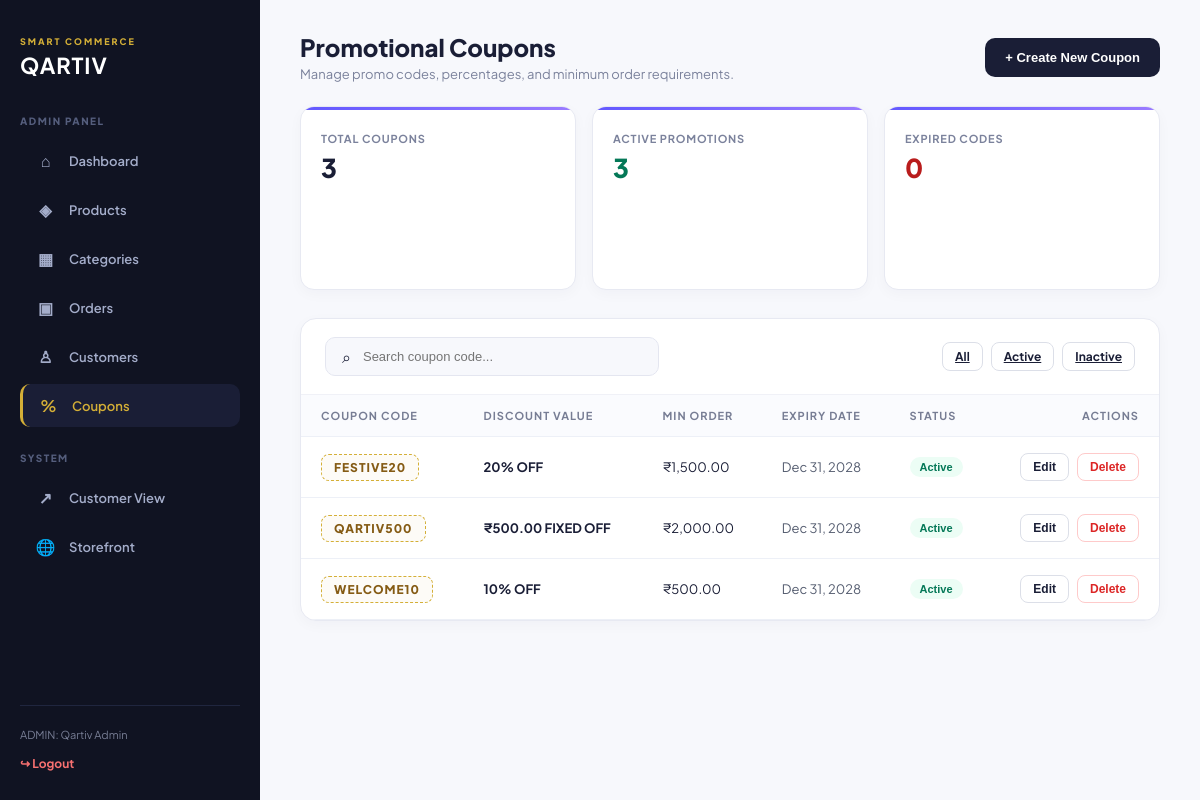
Page /admin/coupons.php (signed in) on the committed database.
### tables this page shows
CREATE TABLE `coupons` (
  `id` int NOT NULL AUTO_INCREMENT,
  `code` varchar(50) NOT NULL,
  `discount_type` enum('percentage','fixed') NOT NULL,
  `discount_value` decimal(10,2) NOT NULL,
  `minimum_amount` decimal(10,2) DEFAULT '0.00',
  `expiry_date` date DEFAULT NULL,
  `status` enum('active','inactive') DEFAULT 'active',
  `created_at` timestamp NULL DEFAULT CURRENT_TIMESTAMP,
  PRIMARY KEY (`id`),
  UNIQUE KEY `code` (`code`)
);

### admin/coupons.php (the view, shortened to what this page needs)
<?php
require_once "../config/db.php";
$adminName = $_SESSION["user_name"] ?? "Admin";
$search = trim($_GET["search"] ?? "");
$sql = "SELECT * FROM coupons WHERE 1=1";
$sql .= " ORDER BY id DESC";
$stmt = $conn->prepare($sql);
$stmt->execute();
$coupons = $stmt->get_result()->fetch_all(MYSQLI_ASSOC);
$totalCoupons = (int)$conn->query("SELECT COUNT(*) AS c FROM coupons")->fetch_assoc()["c"];
$activeCoupons = (int)$conn->query("SELECT COUNT(*) AS c FROM coupons WHERE status = 'active' AND (expiry_date IS NULL OR expiry_date >= CURDATE())")->fetch_assoc()["c"];
$expiredCoupons = (int)$conn->query("SELECT COUNT(*) AS c FROM coupons WHERE expiry_date IS NOT NULL AND expiry_date < CURDATE()")->fetch_assoc()["c"];
?>
<!DOCTYPE html>
<html lang="en">
<head>
    <link rel="stylesheet" href="../assets/css/style.css">
</head>
<body>
<div class="admin-layout">
    <aside class="admin-sidebar">
        <div class="admin-brand">
            <small>SMART COMMERCE</small>
            <strong>QARTIV</strong>
        </div>
        <nav class="admin-nav">
            <div class="nav-title">ADMIN PANEL</div>
            <a href="dashboard.php"><span class="nav-icon">⌂</span> Dashboard</a>
            <a href="products.php"><span class="nav-icon">◈</span> Products</a>
            <a href="categories.php"><span class="nav-icon">▦</span> Categories</a>
            <a href="orders.php"><span class="nav-icon">▣</span> Orders</a>
            <a href="customers.php"><span class="nav-icon">♙</span> Customers</a>
            <a href="coupons.php" class="active"><span class="nav-icon">%</span> Coupons</a>
            <div class="nav-title" style="margin-top:25px;">SYSTEM</div>
            <a href="../customer/dashboard.php"><span class="nav-icon">↗</span> Customer View</a>
            <a href="../index.php"><span class="nav-icon">🌐</span> Storefront</a>
        </nav>
        <div style="margin-top:auto;border-top:1px solid #20263f;padding-top:16px;">
            <small style="color:#777d94;font-size:11px;">ADMIN: <?php echo htmlspecialchars($adminName); ?></small>
            <div style="margin-top:8px;"><a href="../auth/logout.php" style="color:#f87171;text-decoration:none;font-size:12px;font-weight:700;">↪ Logout</a></div>
        </div>
    </aside>
    <main class="admin-main">
        <div class="top-row">
            <div>
                <h1>Promotional Coupons</h1>
                <p style="margin:4px 0 0;color:#7b829c;font-size:13px;">Manage promo codes, percentages, and minimum order requirements.</p>
            </div>
            <button class="btn-add-primary" onclick="openAddModal()">+ Create New Coupon</button>
        </div>
        <div class="stats-grid">
            <div class="stat-card">
                <div class="stat-label">Total Coupons</div>
                <div class="stat-val"><?php echo $totalCoupons; ?></div>
            </div>
            <div class="stat-card">
                <div class="stat-label">Active Promotions</div>
                <div class="stat-val" style="color:#047857;"><?php echo $activeCoupons; ?></div>
            </div>
            <div class="stat-card">
                <div class="stat-label">Expired Codes</div>
                <div class="stat-val" style="color:#b91c1c;"><?php echo $expiredCoupons; ?></div>
            </div>
        </div>
        <div class="panel-card">
            <div class="filter-row">
                <form method="GET" class="search-box">
                    <span>⌕</span>
                    <input type="text" name="search" value="<?php echo htmlspecialchars($search); ?>" placeholder="Search coupon code...">
                </form>
                <div style="display:flex;gap:8px;">
                    <a href="coupons.php" class="btn-action">All</a>
                    <a href="coupons.php?status=active" class="btn-action">Active</a>
                    <a href="coupons.php?status=inactive" class="btn-action">Inactive</a>
                </div>
            </div>
            <table class="table-custom">
                <thead>
                    <tr>
                        <th>Coupon Code</th>
                        <th>Discount Value</th>
                        <th>Min Order</th>
                        <th>Expiry Date</th>
                        <th>Status</th>
                        <th style="text-align:right;">Actions</th>
                    </tr>
                </thead>
                <tbody>
                    <?php if (empty($coupons)): ?>
                        <tr>
                            <td colspan="6" style="text-align:center;padding:40px;color:#969bab;">No coupons created yet.</td>
                        </tr>
                    <?php else: ?>
                        <?php foreach ($coupons as $cp): ?>
                            <?php
                            $isExpired = !empty($cp['expiry_date']) && strtotime($cp['expiry_date']) < strtotime(date('Y-m-d'));
                            ?>
                            <tr>
                                <td>
                                    <span class="coupon-badge"><?php echo htmlspecialchars($cp['code']); ?></span>
                                </td>
                                <td>
                                    <strong style="color:#1a1e36;">
                                        <?php if ($cp['discount_type'] === 'percentage'): ?>
                                            <?php echo number_format($cp['discount_value'], 0); ?>% OFF
                                        <?php else: ?>
                                            ₹<?php echo number_format($cp['discount_value'], 2); ?> FIXED OFF
                                        <?php endif; ?>
                                    </strong>
                                </td>
                                <td>
                                    ₹<?php echo number_format($cp['minimum_amount'], 2); ?>
                                </td>
                                <td>
                                    <?php if (!empty($cp['expiry_date'])): ?>
                                        <span style="<?php echo $isExpired ? 'color:#dc2626;font-weight:700;' : 'color:#555d70;'; ?>">
                                            <?php echo date('M j, Y', strtotime($cp['expiry_date'])); ?>
                                        </span>
                                    <?php else: ?>
                                        <span style="color:#8c90a4;">No Expiry</span>
                                    <?php endif; ?>
                                </td>
                                <td>
                                    <form method="POST" style="margin:0;display:inline;">
                                        <button type="submit" class="badge-status badge-<?php echo $cp['status']; ?>" style="border:none;cursor:pointer;" title="Click to toggle status">
                                            <?php echo htmlspecialchars($cp['status']); ?>
                                        </button>
                                    </form>
                                </td>
                                <td style="text-align:right;">
                                    <div style="display:inline-flex;gap:8px;">
                                        <button
                                            class="btn-action"
                                            onclick='openEditModal(<?php echo json_encode($cp, JSON_HEX_TAG|JSON_HEX_APOS|JSON_HEX_QUOT|JSON_HEX_AMP); ?>)'>
                                            Edit
                                        </button>
                                        <form method="POST" style="margin:0;display:inline;" onsubmit="return confirm('Delete coupon <?php echo addslashes($cp['code']); ?>?');">
                                            <button type="submit" class="btn-action btn-delete">Delete</button>
                                        </form>
                                    </div>
                                </td>
                            </tr>
                        <?php endforeach; ?>
                    <?php endif; ?>
                </tbody>
            </table>
        </div>
    </main>
</div>
</body>
</html>

### assets/css/style.css (style rules this page uses)
.nav-icon { width: 23px; display: flex; justify-content: center; align-items: center; font-size: 16px; }
.stat-card { position: relative; min-height: 142px; padding: 19px; overflow: hidden; border: 1px solid #e7e9f1; border-radius: 17px; background: rgba(255,255,255,0.94); box-shadow: 0 8px 25px rgba(25,29,70,0.045); transition: all 0.28s ease; }
.stat-card::before { content: ""; position: absolute; left: 0; top: 0; width: 100%; height: 3px; background: linear-gradient(90deg,#6258ff,#9b7cff); }
.stat-label { margin-top: 5px; color: #50556c; font-size: 10px; font-weight: 700; }

### admin/coupons.php (style rules this page uses)
body { font-family: 'Plus Jakarta Sans', Arial, sans-serif; background: #f7f8fc; color: #1a1e36; margin: 0; }
.admin-layout { display: grid; grid-template-columns: 260px 1fr; min-height: 100vh; }
.admin-sidebar { background: #101322; color: #ffffff; padding: 28px 20px; display: flex; flex-direction: column; }
.admin-brand small { color: #d4af37; font-size: 9px; letter-spacing: 2px; font-weight: 800; }
.admin-brand strong { display: block; font-size: 22px; letter-spacing: 1px; color: #ffffff; margin-top: 2px; }
.admin-nav { margin-top: 36px; flex: 1; }
.nav-title { font-size: 10px; letter-spacing: 1.5px; color: #555e7d; font-weight: 800; margin-bottom: 12px; }
.admin-nav a { display: flex; align-items: center; gap: 12px; color: #a4adca; text-decoration: none; padding: 11px 14px; border-radius: 10px; font-size: 13px; font-weight: 600; margin-bottom: 6px; transition: 0.2s ease; }
.admin-nav a:hover, .admin-nav a.active { background: #1a1e36; color: #ffffff; }
.admin-nav a.active { border-left: 3px solid #d4af37; color: #d4af37; }
.admin-main { padding: 32px 40px; }
.top-row { display: flex; justify-content: space-between; align-items: center; margin-bottom: 24px; }
.top-row h1 { font-size: 24px; font-weight: 850; margin: 0; color: #1a1e36; }
.btn-add-primary { background: #1a1e36; color: #ffffff; border: none; padding: 12px 20px; border-radius: 10px; font-weight: 800; font-size: 13px; cursor: pointer; display: inline-flex; align-items: center; gap: 8px; transition: 0.2s; }
.stats-grid { display: grid; grid-template-columns: repeat(3, 1fr); gap: 16px; margin-bottom: 28px; }
.stat-card { background: #ffffff; padding: 20px; border-radius: 14px; border: 1px solid #e7e9f2; box-shadow: 0 4px 14px rgba(20,25,50,0.03); }
.stat-label { font-size: 11px; color: #7b829c; font-weight: 700; text-transform: uppercase; letter-spacing: 0.8px; }
.stat-val { font-size: 26px; font-weight: 850; color: #1a1e36; margin-top: 6px; }
.panel-card { background: #ffffff; border-radius: 16px; border: 1px solid #e7e9f2; box-shadow: 0 4px 14px rgba(20,25,50,0.03); overflow: hidden; }
.filter-row { padding: 18px 24px; border-bottom: 1px solid #f0f1f7; display: flex; align-items: center; justify-content: space-between; gap: 16px; flex-wrap: wrap; }
.search-box { display: flex; align-items: center; gap: 10px; background: #f7f8fc; padding: 8px 16px; border-radius: 10px; border: 1px solid #e4e6f0; width: 300px; }
.search-box input { border: none; outline: none; background: transparent; font-size: 13px; width: 100%; }
.table-custom { width: 100%; border-collapse: collapse; }
.table-custom th { text-align: left; padding: 14px 20px; font-size: 11px; text-transform: uppercase; letter-spacing: 1px; color: #777d94; background: #fafbfe; border-bottom: 1px solid #edf0f7; }
.table-custom td { padding: 16px 20px; font-size: 13px; border-bottom: 1px solid #edf0f7; vertical-align: middle; }
.coupon-badge { display: inline-block; padding: 5px 12px; border-radius: 8px; font-size: 12px; font-weight: 800; background: #fdfbf7; border: 1px dashed #d4af37; color: #855b14; letter-spacing: 1px; }
.badge-status { display: inline-block; padding: 4px 10px; border-radius: 20px; font-size: 11px; font-weight: 800; text-transform: capitalize; }
.badge-active { background: #ecfdf5; color: #047857; }
.btn-action { padding: 6px 12px; border-radius: 8px; font-size: 12px; font-weight: 700; cursor: pointer; border: 1px solid #dcdfe8; background: #ffffff; color: #1a1e36; transition: 0.2s; }
.btn-delete { color: #dc2626; border-color: #fecaca; }

### rows in the picture
coupons: code "FESTIVE20", discount_value "20", minimum_amount "1,500.00", expiry_date "Dec 31, 2028", status "Active"
coupons: code "QARTIV500", discount_value "500.00", minimum_amount "2,000.00", expiry_date "Dec 31, 2028", status "Active"
coupons: code "WELCOME10", discount_value "10", minimum_amount "500.00", expiry_date "Dec 31, 2028", status "Active"

### other values in the picture
$adminName "Qartiv Admin"
$totalCoupons "3"
$activeCoupons "3"
$expiredCoupons "0"
